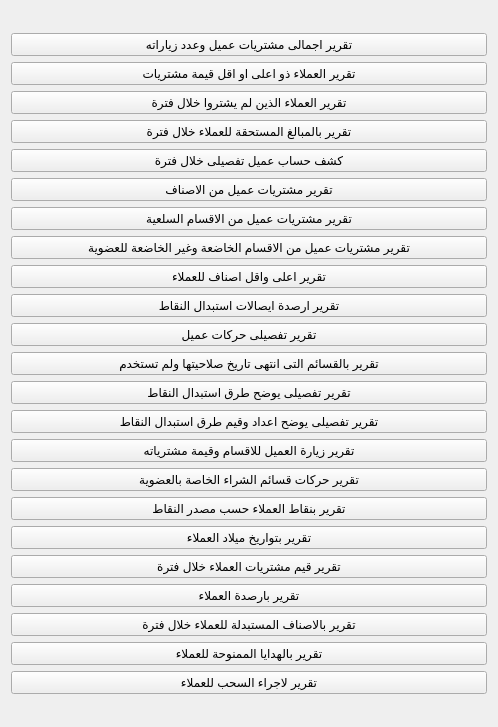
             <widget class="QWidget" name="page_9">
              <property name="geometry">
               <rect>
                <x>-231</x>
                <y>0</y>
                <width>498</width>
                <height>727</height>
               </rect>
              </property>
              <attribute name="label">
               <string>تقارير العملاء</string>
              </attribute>
              <layout class="QGridLayout" name="gridLayout_20">
               <item row="0" column="0">
                <layout class="QVBoxLayout" name="verticalLayout">
                 <item>
                  <widget class="QPushButton" name="QAct_Report_Cust_1">
                   <property name="text">
                    <string>تقرير اجمالى مشتريات عميل وعدد زياراته</string>
                   </property>
                  </widget>
                 </item>
                 <item>
                  <widget class="QPushButton" name="QAct_Report_Cust_2">
                   <property name="text">
                    <string>تقرير العملاء ذو اعلى او اقل قيمة مشتريات</string>
                   </property>
                  </widget>
                 </item>
                 <item>
                  <widget class="QPushButton" name="QAct_Report_Cust_3">
                   <property name="text">
                    <string>تقرير العملاء الذين لم يشتروا خلال فترة</string>
                   </property>
                  </widget>
                 </item>
                 <item>
                  <widget class="QPushButton" name="QAct_Report_Cust_4">
                   <property name="text">
                    <string>تقرير بالمبالغ المستحقة للعملاء خلال فترة</string>
                   </property>
                  </widget>
                 </item>
                 <item>
                  <widget class="QPushButton" name="QAct_Report_Cust_5">
                   <property name="text">
                    <string>كشف حساب عميل تفصيلى خلال فترة</string>
                   </property>
                  </widget>
                 </item>
                 <item>
                  <widget class="QPushButton" name="QAct_Report_Cust_6">
                   <property name="text">
                    <string>تقرير مشتريات عميل من الاصناف</string>
                   </property>
                  </widget>
                 </item>
                 <item>
                  <widget class="QPushButton" name="QAct_Report_Cust_7">
                   <property name="text">
                    <string>تقرير مشتريات عميل من الاقسام السلعية</string>
                   </property>
                  </widget>
                 </item>
                 <item>
                  <widget class="QPushButton" name="QAct_Report_Cust_8">
                   <property name="text">
                    <string>تقرير مشتريات عميل من الاقسام الخاضعة وغير الخاضعة للعضوية</string>
                   </property>
                  </widget>
                 </item>
                 <item>
                  <widget class="QPushButton" name="QAct_Report_Cust_9">
                   <property name="text">
                    <string>تقرير اعلى واقل اصناف للعملاء</string>
                   </property>
                  </widget>
                 </item>
                 <item>
                  <widget class="QPushButton" name="QAct_Report_Cust_10">
                   <property name="text">
                    <string>تقرير ارصدة ايصالات استبدال النقاط</string>
                   </property>
                  </widget>
                 </item>
                 <item>
                  <widget class="QPushButton" name="QAct_Report_Cust_11">
                   <property name="text">
                    <string>تقرير تفصيلى حركات عميل</string>
                   </property>
                  </widget>
                 </item>
                 <item>
                  <widget class="QPushButton" name="QAct_Report_Cust_12">
                   <property name="text">
                    <string>تقرير بالقسائم التى انتهى تاريخ صلاحيتها ولم تستخدم</string>
                   </property>
                  </widget>
                 </item>
                 <item>
                  <widget class="QPushButton" name="QAct_Report_Cust_13">
                   <property name="text">
                    <string>تقرير تفصيلى يوضح طرق استبدال النقاط</string>
                   </property>
                  </widget>
                 </item>
                 <item>
                  <widget class="QPushButton" name="QAct_Report_Cust_14">
                   <property name="text">
                    <string>تقرير تفصيلى يوضح اعداد وقيم طرق استبدال النقاط</string>
                   </property>
                  </widget>
                 </item>
                 <item>
                  <widget class="QPushButton" name="QAct_Report_Cust_15">
                   <property name="text">
                    <string>تقرير زيارة العميل للاقسام وقيمة مشترياته</string>
                   </property>
                  </widget>
                 </item>
                 <item>
                  <widget class="QPushButton" name="QAct_Report_Cust_16">
                   <property name="text">
                    <string>تقرير حركات قسائم الشراء الخاصة بالعضوية</string>
                   </property>
                  </widget>
                 </item>
                 <item>
                  <widget class="QPushButton" name="QAct_Report_Cust_17">
                   <property name="text">
                    <string>تقرير بنقاط العملاء حسب مصدر النقاط</string>
                   </property>
                  </widget>
                 </item>
                 <item>
                  <widget class="QPushButton" name="QAct_Report_Cust_18">
                   <property name="text">
                    <string>تقرير بتواريخ ميلاد العملاء</string>
                   </property>
                  </widget>
                 </item>
                 <item>
                  <widget class="QPushButton" name="QAct_Report_Cust_19">
                   <property name="text">
                    <string>تقرير قيم مشتريات العملاء خلال فترة</string>
                   </property>
                  </widget>
                 </item>
                 <item>
                  <widget class="QPushButton" name="QAct_Report_Cust_20">
                   <property name="text">
                    <string>تقرير بارصدة العملاء</string>
                   </property>
                  </widget>
                 </item>
                 <item>
                  <widget class="QPushButton" name="QAct_Report_Cust_21">
                   <property name="text">
                    <string>تقرير بالاصناف المستبدلة للعملاء خلال فترة</string>
                   </property>
                  </widget>
                 </item>
                 <item>
                  <widget class="QPushButton" name="QAct_Report_Cust_22">
                   <property name="text">
                    <string>تقرير بالهدايا الممنوحة للعملاء</string>
                   </property>
                  </widget>
                 </item>
                 <item>
                  <widget class="QPushButton" name="QAct_Report_Cust_23">
                   <property name="text">
                    <string>تقرير لاجراء السحب للعملاء</string>
                   </property>
                  </widget>
                 </item>
                </layout>
               </item>
              </layout>
             </widget>
